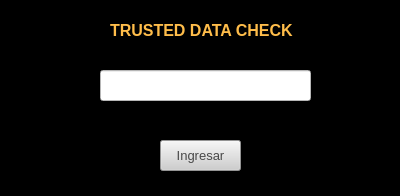
<?xml version="1.0" encoding="UTF-8"?>
<ui version="4.0">
 <class>trustedData</class>
 <widget class="QWidget" name="trustedData">
  <property name="geometry">
   <rect>
    <x>0</x>
    <y>0</y>
    <width>400</width>
    <height>196</height>
   </rect>
  </property>
  <property name="windowTitle">
   <string>Form</string>
  </property>
  <property name="styleSheet">
   <string notr="true">background-color: rgb(255, 255, 255);
background-color: rgb(0, 0, 0);</string>
  </property>
  <widget class="QLabel" name="label">
   <property name="geometry">
    <rect>
     <x>110</x>
     <y>10</y>
     <width>211</width>
     <height>41</height>
    </rect>
   </property>
   <property name="font">
    <font>
     <pointsize>12</pointsize>
     <weight>75</weight>
     <bold>true</bold>
    </font>
   </property>
   <property name="styleSheet">
    <string notr="true">color: rgb(255, 189, 74);</string>
   </property>
   <property name="text">
    <string>TRUSTED DATA CHECK</string>
   </property>
  </widget>
  <widget class="QLineEdit" name="tdcInput">
   <property name="geometry">
    <rect>
     <x>100</x>
     <y>70</y>
     <width>211</width>
     <height>31</height>
    </rect>
   </property>
   <property name="font">
    <font>
     <pointsize>10</pointsize>
    </font>
   </property>
   <property name="styleSheet">
    <string notr="true">color: rgb(0, 0, 0);
background-color: rgb(255, 255, 255);</string>
   </property>
  </widget>
  <widget class="QPushButton" name="aceptarButton">
   <property name="geometry">
    <rect>
     <x>160</x>
     <y>140</y>
     <width>81</width>
     <height>31</height>
    </rect>
   </property>
   <property name="font">
    <font>
     <pointsize>10</pointsize>
    </font>
   </property>
   <property name="styleSheet">
    <string notr="true">background-color: rgb(206, 206, 206);
color: rgb(72, 72, 72);</string>
   </property>
   <property name="text">
    <string>Ingresar</string>
   </property>
  </widget>
 </widget>
 <resources/>
 <connections/>
</ui>
